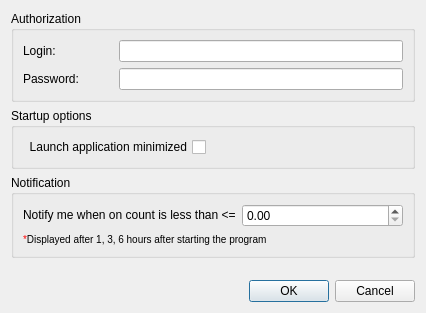
<?xml version="1.0" encoding="UTF-8"?>
<ui version="4.0">
 <class>PropertiesDialog</class>
 <widget class="QDialog" name="PropertiesDialog">
  <property name="geometry">
   <rect>
    <x>0</x>
    <y>0</y>
    <width>426</width>
    <height>313</height>
   </rect>
  </property>
  <property name="minimumSize">
   <size>
    <width>426</width>
    <height>313</height>
   </size>
  </property>
  <property name="windowTitle">
   <string>QTeNeT - Application Settings</string>
  </property>
  <layout class="QGridLayout" name="gridLayout">
   <item row="0" column="0">
    <widget class="QGroupBox" name="groupBox">
     <property name="title">
      <string>Authorization</string>
     </property>
     <property name="flat">
      <bool>false</bool>
     </property>
     <layout class="QVBoxLayout" name="verticalLayout">
      <item>
       <layout class="QHBoxLayout" name="loginLayout">
        <item>
         <widget class="QLabel" name="labelLogin">
          <property name="minimumSize">
           <size>
            <width>90</width>
            <height>0</height>
           </size>
          </property>
          <property name="text">
           <string>Login:</string>
          </property>
         </widget>
        </item>
        <item>
         <widget class="QLineEdit" name="loginLineEdit"/>
        </item>
       </layout>
      </item>
      <item>
       <layout class="QHBoxLayout" name="passlLayout">
        <item>
         <widget class="QLabel" name="labelPass">
          <property name="minimumSize">
           <size>
            <width>90</width>
            <height>0</height>
           </size>
          </property>
          <property name="text">
           <string>Password:</string>
          </property>
         </widget>
        </item>
        <item>
         <widget class="QLineEdit" name="passwordLineEdit">
          <property name="echoMode">
           <enum>QLineEdit::Password</enum>
          </property>
         </widget>
        </item>
       </layout>
      </item>
     </layout>
    </widget>
   </item>
   <item row="4" column="0">
    <widget class="QDialogButtonBox" name="buttonBox">
     <property name="orientation">
      <enum>Qt::Horizontal</enum>
     </property>
     <property name="standardButtons">
      <set>QDialogButtonBox::Cancel|QDialogButtonBox::Ok</set>
     </property>
    </widget>
   </item>
   <item row="3" column="0">
    <spacer name="verticalSpacer">
     <property name="orientation">
      <enum>Qt::Vertical</enum>
     </property>
     <property name="sizeHint" stdset="0">
      <size>
       <width>20</width>
       <height>40</height>
      </size>
     </property>
    </spacer>
   </item>
   <item row="2" column="0">
    <widget class="QGroupBox" name="groupBox_2">
     <property name="title">
      <string>Notification</string>
     </property>
     <layout class="QVBoxLayout" name="verticalLayout_3">
      <item>
       <layout class="QHBoxLayout" name="horizontalLayout_2">
        <item>
         <widget class="QLabel" name="labelAlert">
          <property name="minimumSize">
           <size>
            <width>90</width>
            <height>0</height>
           </size>
          </property>
          <property name="text">
           <string>Notify me when on count is less than &lt;=</string>
          </property>
         </widget>
        </item>
        <item>
         <widget class="QDoubleSpinBox" name="alertSpinBox"/>
        </item>
       </layout>
      </item>
      <item>
       <widget class="QLabel" name="label">
        <property name="text">
         <string>&lt;span style=&quot;font-size:small; color:#ff0505;&quot;&gt;*&lt;/span&gt;&lt;span style=&quot;font-size:small; color:#000000;&quot;&gt;Displayed after 1, 3, 6 hours after starting the program&lt;/span&gt;</string>
        </property>
       </widget>
      </item>
     </layout>
    </widget>
   </item>
   <item row="1" column="0">
    <widget class="QGroupBox" name="groupBox_3">
     <property name="title">
      <string>Startup options</string>
     </property>
     <layout class="QHBoxLayout" name="horizontalLayout_4">
      <item>
       <layout class="QHBoxLayout" name="horizontalLayout_3">
        <item>
         <widget class="QCheckBox" name="startUp">
          <property name="layoutDirection">
           <enum>Qt::RightToLeft</enum>
          </property>
          <property name="text">
           <string>Launch application minimized</string>
          </property>
         </widget>
        </item>
        <item>
         <spacer name="horizontalSpacer">
          <property name="orientation">
           <enum>Qt::Horizontal</enum>
          </property>
          <property name="sizeHint" stdset="0">
           <size>
            <width>40</width>
            <height>20</height>
           </size>
          </property>
         </spacer>
        </item>
       </layout>
      </item>
     </layout>
    </widget>
   </item>
  </layout>
 </widget>
 <resources/>
 <connections>
  <connection>
   <sender>buttonBox</sender>
   <signal>accepted()</signal>
   <receiver>PropertiesDialog</receiver>
   <slot>accept()</slot>
   <hints>
    <hint type="sourcelabel">
     <x>248</x>
     <y>254</y>
    </hint>
    <hint type="destinationlabel">
     <x>157</x>
     <y>274</y>
    </hint>
   </hints>
  </connection>
  <connection>
   <sender>buttonBox</sender>
   <signal>rejected()</signal>
   <receiver>PropertiesDialog</receiver>
   <slot>reject()</slot>
   <hints>
    <hint type="sourcelabel">
     <x>316</x>
     <y>260</y>
    </hint>
    <hint type="destinationlabel">
     <x>286</x>
     <y>274</y>
    </hint>
   </hints>
  </connection>
 </connections>
</ui>
